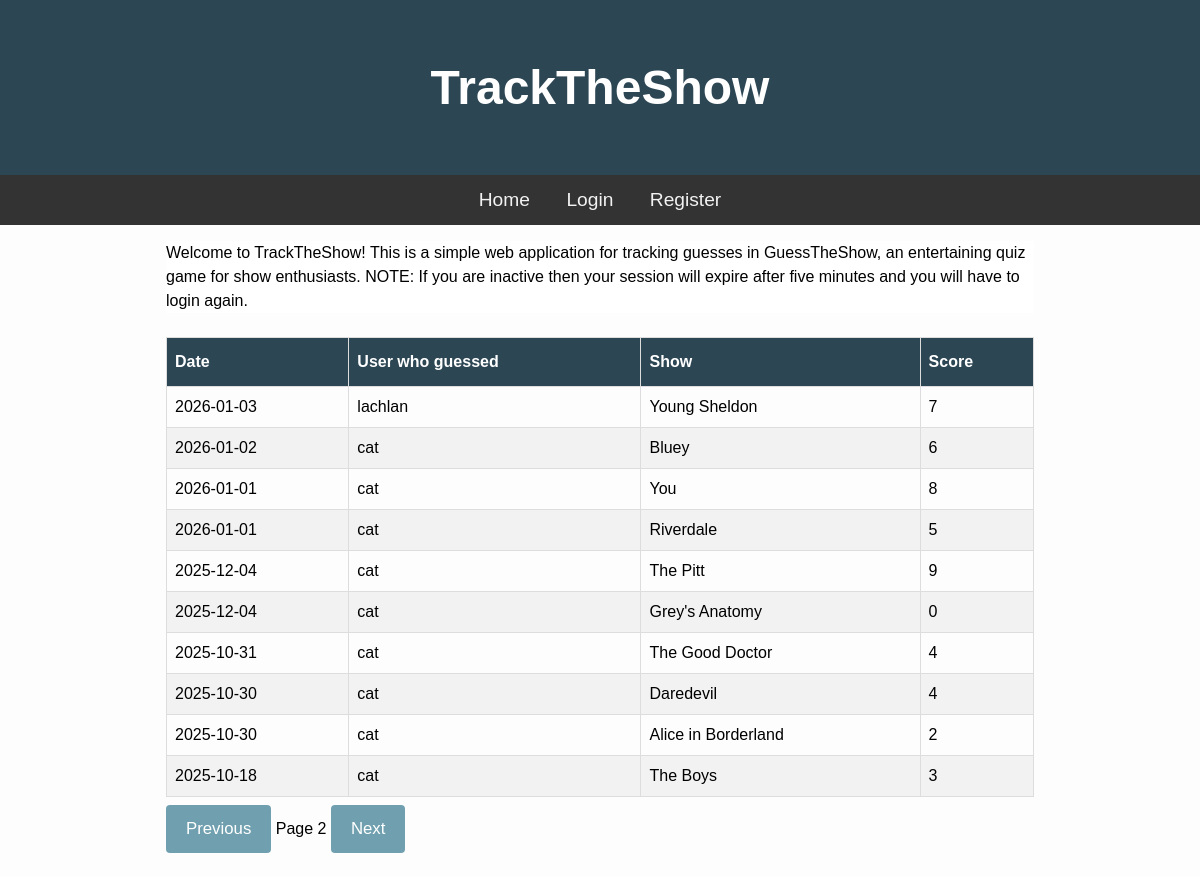
Screenshot of /?page=2 with the database file from the repository.
### tables this page shows
CREATE TABLE Guesses (id INTEGER PRIMARY KEY AUTOINCREMENT, user_id INTEGER, date TEXT NOT NULL, score INTEGER, "show" TEXT NOT NULL);

CREATE TABLE Users (id INTEGER PRIMARY KEY AUTOINCREMENT, username TEXT UNIQUE NOT NULL, password NOT NULL, salt TEXT);

### main.py (the view)
@app.route("/") #the route for the homepage
def Home():
    page = request.args.get('page', 1, type=int) #Get the page number from the query parameters and default to 1 if not provided
    per_page = 10 #Limit guesses to 10 per page e
    total_guesses = db.TotalGuessCount() #Get the total number of guesses from the guesses database
    total_pages = math.ceil(total_guesses / per_page)#Calculate the total number of pages and round up to the nearest whole number
    if page < 1: #If the page number is less than 1, set it to 1 to prevent invalid page numbers and users from trying to access non-existent pages
       page = 1
    elif page > total_pages and total_pages > 0:
       page = total_pages
    offset = (page - 1) * per_page #Calculate the offset for the database query based on the current page
    guessData = db.GetPages(per_page, offset)#Get the guesses for the current page using limit and offset
    return render_template("index1.html", guesses=guessData, page=page, total_pages=total_pages) #Note: passing data, page and total_pages

### db.py (called while the page is built)
def GetDB():
    BASE_DIR = os.path.dirname(os.path.abspath(__file__)) #Turns the part of the current file into an absolute path and then gets the directory of that path. Used to find the database file regardless of where the program is run from.
    db_path = os.path.join(BASE_DIR, ".database", "gtg.db") #Creates path to the database file
    db = sqlite3.connect(db_path)
    db.row_factory = sqlite3.Row
    return db

def GetPages(limit, offset):
    db = GetDB()
    query = """SELECT Guesses.date, Guesses.show, Guesses.score, Users.username
               FROM Guesses
               JOIN Users ON Guesses.user_id = Users.id
               ORDER BY date DESC
               LIMIT ? OFFSET ?"""
    guesses = db.execute(query, (limit, offset)).fetchall()
    db.close()
    return guesses

def TotalGuessCount():
    db = GetDB()
    result = db.execute("SELECT COUNT(*) as total FROM Guesses").fetchone()
    db.close()
    return result['total']

### main.py (called while the page is built)
@app.before_request
def session_timeout():
    session.permanent = True
    app.permanent_session_lifetime = timedelta(minutes=5) #Reset the session timoeout on each request

### templates/index1.html (shortened to what this page needs)
{% extends "base.html" %}
{% block content %}
<div class="container">
    <p>Welcome to TrackTheShow! This is a simple web application for tracking guesses in GuessTheShow, an entertaining quiz game for show enthusiasts. NOTE: If you are inactive then your session will expire after five minutes and you will have to login again.</p>
</div>
<br>
<table class="guess_table">
    <thead>
        <th>Date</th>
        <th>User who guessed</th>
        <th>Show</th>
        <th>Score</th>
    </thead>
    <tbody>
        {% for guess in guesses %}
        <tr>
            <td>{{ guess['date'] }}</td>
            <td>{{ guess['username'] }}</td>
            <td>{{ guess['show'] }}</td>
            <td>{{ guess['score'] }}</td>
        </tr>
        {% endfor %}
    </tbody>
</table>
<div class="pagenavigation">
    {% if page > 1 %}
        <a href="{{ url_for('Home', page=page-1) }}"><button>Previous</button></a>
    {% endif %}
    <span>Page {{ page }}</span>
    {% if page < total_pages %}
        <a href="{{ url_for('Home', page=page+1) }}"><button>Next</button></a>
    {% endif %}
</div>
{% endblock %}

### static/css/style.css (style rules this page uses)
* { padding: 0; margin: 0; box-sizing: border-box; }
body { background: #fdfdfd; font-family: "Nunito", sans-serif; font-size: 1rem; }
.container { background-color: white; }
.guess_table { font-family: Arial, Helvetica, sans-serif; border-collapse: collapse; width: 100%; }
.guess_table td, .guess_table th { border: 1px solid #ddd; padding: 8px; }
.guess_table tr:nth-child(even) { background-color: #f2f2f2; }
.guess_table th { padding-top: 12px; padding-bottom: 12px; text-align: left; background-color: #2D4654; color: white; }
button { background-color: #70A0AF; color: white; padding: 14px 20px; margin: 8px 0; border: none; border-radius: 4px; cursor: pointer; font-size: 1.05em; }

### rows the page displays
Guesses: date "2026-01-03", username "lachlan", show "Young Sheldon", score "7"
Guesses: date "2026-01-02", username "cat", show "Bluey", score "6"
Guesses: date "2026-01-01", username "cat", show "You", score "8"
Guesses: date "2026-01-01", username "cat", show "Riverdale", score "5"
Guesses: date "2025-12-04", username "cat", show "The Pitt", score "9"
Guesses: date "2025-12-04", username "cat", show "Grey's Anatomy", score "0"
Guesses: date "2025-10-31", username "cat", show "The Good Doctor", score "4"
Guesses: date "2025-10-30", username "cat", show "Daredevil", score "4"
Guesses: date "2025-10-30", username "cat", show "Alice in Borderland", score "2"
Guesses: date "2025-10-18", username "cat", show "The Boys", score "3"

### other values shown
{{ page }} "2"
